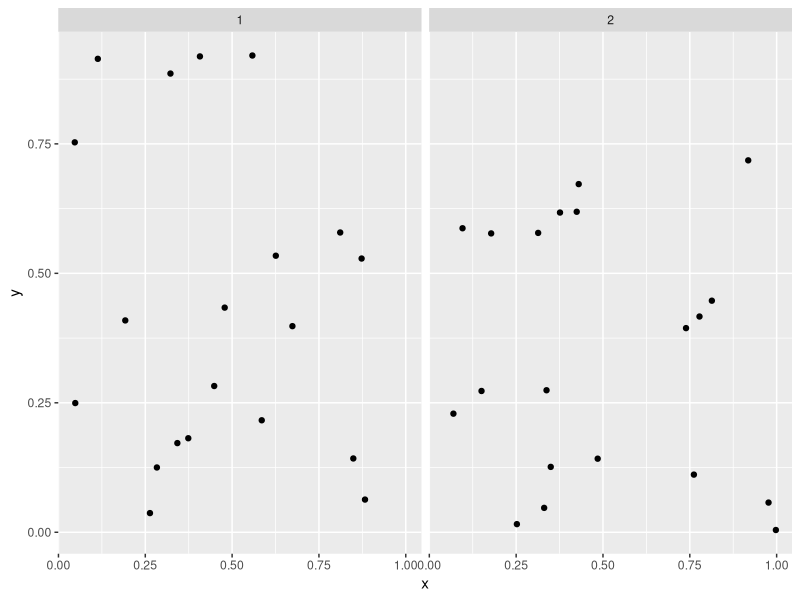
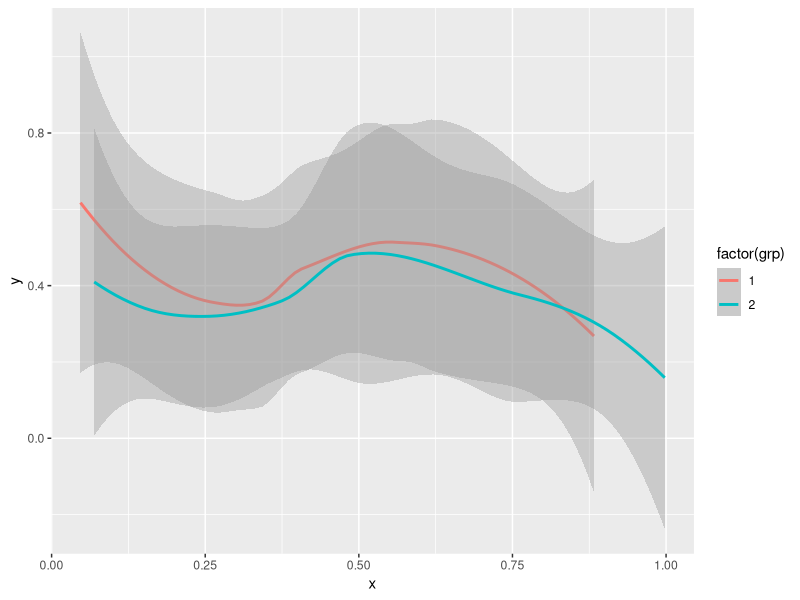

Write R code to recreate these figures, in order.
# Question: Assume a data frame containing 4 columns, I want to plot column 1 against column 2 and column 3 against column 4 using qplot and have all the plots on the same graph?

# clear the workspace
rm(list = ls())
# load the required libraries
library(dplyr)
library(tidyr)
library(ggplot2)
# create some dummy data
df <- data.frame(A=runif(20), B=runif(20), C=runif(20), D=runif(20))
# reorganize the data
df1 <- df %>%
  gather(key, value) %>%                                       # convert everything into long format
  mutate(grp = rep(1:(ncol(df)/2), each=(nrow(df)*2))) %>%     # Each pairs of columns gets unique grouping value
  mutate(index = rep(1:nrow(df), ncol(df))) %>%                # Each observation in each group gets a unique value
  mutate(key = rep(rep(c("x","y"), each=nrow(df)), ncol(df)/2)) %>%      # label as x and y
  spread(key, value)                                           # convert to wide format again

# Basic ggplot solution
# Uses facet_wrap to make N plots by N grp
ggplot(data=df1, aes(x=x, y=y)) + 
  geom_point() +
  facet_wrap(~grp)
#Plotting all data in one plot using geom_smooth
ggplot(data=df1, aes(x=x, y=y, colour=factor(grp))) + 
  geom_smooth()
